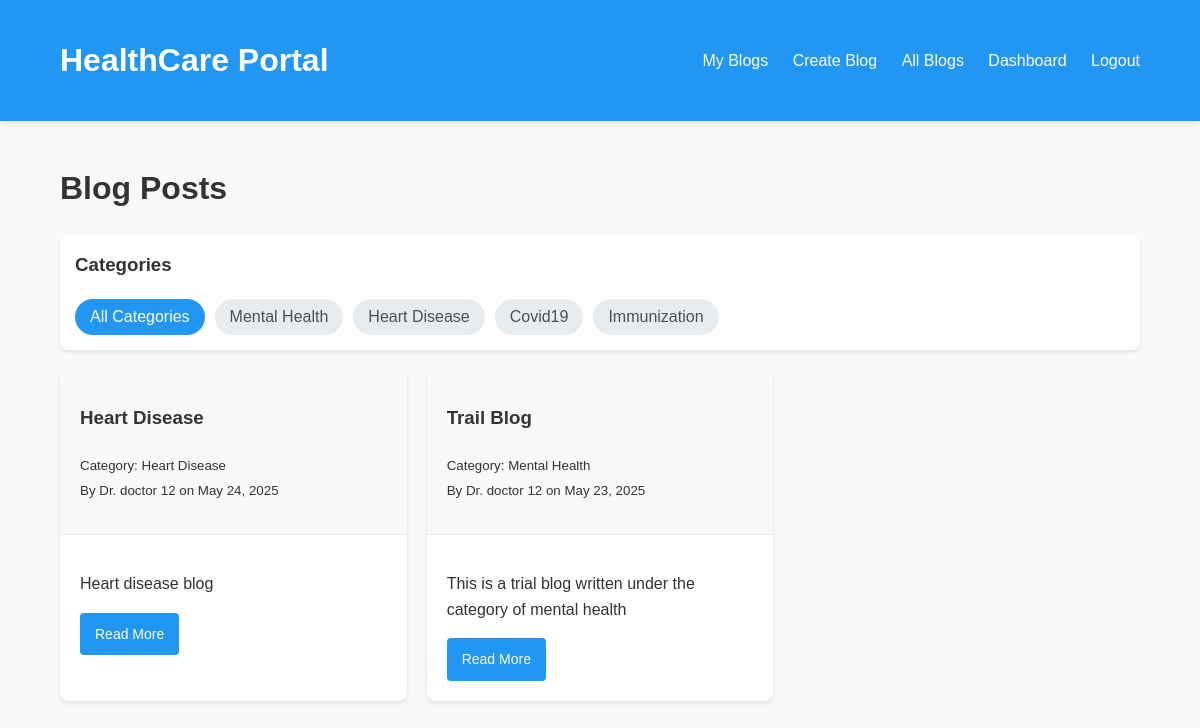
/blogs/ (signed in), run on the app's committed database.
### blog/models.py (models this page shows, shortened)
class Category(models.Model):
    name = models.CharField(max_length=100, unique=True)
    slug = models.SlugField(max_length=100, unique=True, blank=True)
    class Meta:
        verbose_name_plural = "Categories"
    def __str__(self):
        return self.name

class BlogPost(models.Model):
    title = models.CharField(max_length=200)
    image = models.ImageField(upload_to='blog_images/', blank=True, null=True)
    category = models.ForeignKey(Category, on_delete=models.SET_NULL, null=True, blank=True, related_name='blog_posts')
    summary = models.TextField()
    content = models.TextField()
    author = models.ForeignKey(
        settings.AUTH_USER_MODEL,
        on_delete=models.CASCADE,
        limit_choices_to={'user_type': 'doctor'}
    )
    is_draft = models.BooleanField(default=True)
    created_at = models.DateTimeField(auto_now_add=True)
    updated_at = models.DateTimeField(auto_now=True)

### accounts/models.py (models this page shows, shortened)
class User(AbstractUser):
    USER_TYPE_CHOICES = (
        ('patient', 'Patient'),
        ('doctor', 'Doctor'),
    )
    user_type = models.CharField(
        max_length=10,
        choices=USER_TYPE_CHOICES,
        default='patient',
    )
    first_name = models.CharField(max_length=30)
    last_name = models.CharField(max_length=30)
    profile_picture = models.ImageField(upload_to='profile_pics/', blank=True, null=True)
    address_line1 = models.CharField(max_length=100)
    city = models.CharField(max_length=50)
    state = models.CharField(max_length=50)
    pincode = models.CharField(max_length=10)

### blog/views.py (the view)
# urls.py: path('blogs/', views.patient_blog_list, name='patient_blog_list'),
@login_required
def patient_blog_list(request):
    message_list = list(messages.get_messages(request))
    for message in message_list:
        messages.add_message(request, message.level, message.message)
    categories = ensure_default_categories()
    category_slug = request.GET.get('category', '')
    if category_slug:
        category = get_object_or_404(Category, slug=category_slug)
        blogs = BlogPost.objects.filter(
            category=category,
            is_draft=False
        ).order_by('-created_at')
    else:
        blogs = BlogPost.objects.filter(is_draft=False).order_by('-created_at')
    return render(request, 'blog/patient_blog_list.html', {
        'blogs': blogs,
        'categories': categories,
        'current_category': category_slug
    })

### blog/views.py (called while the page is built, shortened)
def ensure_default_categories():
    return Category.objects.all()

### blog/templates/blog/patient_blog_list.html (shortened to what this page needs)
{% extends "blog/base.html" %}
{% block content %}
    <h1>Blog Posts</h1>
    <div class="category-filter">
        <h3 style="margin-top: 0;">Categories</h3>
        <div class="category-links">
            <a href="{% url 'patient_blog_list' %}" class="category-link {% if not current_category %}active{% endif %}">
                All Categories
            </a>
            {% for category in categories %}
                <a href="{% url 'patient_blog_list' %}?category={{ category.slug }}"
                   class="category-link {% if current_category == category.slug %}active{% endif %}">
                    {{ category.name }}
                </a>
            {% endfor %}
        </div>
    </div>
    <div style="margin-top: 20px;">
        {% if blogs %}
            <div class="blog-grid">
                {% for blog in blogs %}
                    <div class="card">
                        <div class="card-header">
                            <h3>{{ blog.title }}</h3>
                            <p>
                                <small>Category: {{ blog.category|default:"Uncategorized" }}</small><br>
                                <small>By Dr. {{ blog.author.first_name }} {{ blog.author.last_name }} on {{ blog.created_at|date:"F d, Y" }}</small>
                            </p>
                        </div>
                        <div class="card-body">
                            <p>{{ blog.summary|truncatewords:15 }}{% if blog.summary|wordcount > 15 %}...{% endif %}</p>
                            <a href="{% url 'blog_detail' blog.id %}" class="btn">Read More</a>
                        </div>
                    </div>
                {% endfor %}
            </div>
        {% else %}
            <p>No blog posts available in this category.</p>
        {% endif %}
    </div>
{% endblock %}

### blog/templates/blog/base.html (shortened to what this page needs)
<!DOCTYPE html>
<html lang="en">
<head>
</head>
<body>
    <div class="navbar">
        <div class="container">
            <div class="navbar-brand">
                <a href="{% url 'dashboard' %}" style="color: white; text-decoration: none;">
                    <h1 style="margin: 0;">HealthCare Portal</h1>
                </a>
            </div>
            <div class="navbar-links">
                {% if user.user_type == 'doctor' %}
                    <a href="{% url 'doctor_blog_list' %}">My Blogs</a>
                    <a href="{% url 'create_blog' %}">Create Blog</a>
                {% endif %}
                <a href="{% url 'patient_blog_list' %}">All Blogs</a>
                <a href="{% url 'dashboard' %}">Dashboard</a>
                <a href="{% url 'logout' %}">Logout</a>
            </div>
        </div>
    </div>    <div class="container main-content">
        {% block content %}{% endblock %}
    </div>
</body>
</html>

### blog/templates/blog/base.html (style rules this page uses)
body { font-family: 'Arial', sans-serif; line-height: 1.6; color: #333; margin: 0; padding: 0; background-color: #f8f9fa; }
.container { width: 90%; max-width: 1200px; margin: 0 auto; padding: 20px; }
.navbar { background-color: #2196f3; color: white; padding: 15px 0; box-shadow: 0 2px 5px rgba(0,0,0,0.1); }
.navbar .container { display: flex; justify-content: space-between; align-items: center; }
.navbar-links a { color: white; text-decoration: none; margin-left: 20px; }
.main-content { padding: 20px 0; }
.card { background-color: #fff; border-radius: 8px; box-shadow: 0 2px 4px rgba(0,0,0,0.1); margin-bottom: 20px; overflow: hidden; transition: transform 0.3s ease, box-shadow 0.3s ease; }
.card-header { padding: 15px 20px; background-color: #f8f9fa; border-bottom: 1px solid #e9ecef; }
.card-body { padding: 20px; }
.blog-grid { display: grid; grid-template-columns: repeat(auto-fill, minmax(300px, 1fr)); gap: 20px; }
.btn { display: inline-block; padding: 10px 15px; background-color: #2196f3; color: white; border: none; border-radius: 4px; cursor: pointer; text-decoration: none; font-size: 14px; transition: background-color 0.3s ease; }
.category-filter { margin-bottom: 20px; padding: 15px; background-color: white; border-radius: 8px; box-shadow: 0 2px 4px rgba(0,0,0,0.1); }
.category-links { display: flex; flex-wrap: wrap; gap: 10px; }
.category-link { display: inline-block; padding: 5px 15px; background-color: #e9ecef; border-radius: 20px; text-decoration: none; color: #495057; }
.category-link.active { background-color: #2196f3; color: white; }

### data on the page
Category: name "Mental Health"
Category: name "Heart Disease"
Category: name "Covid19"
Category: name "Immunization"
BlogPost: title "Heart Disease", category "Heart Disease", author.first_name "doctor", author.last_name "12", created_at "May 24, 2025", summary "Heart disease blog"
BlogPost: title "Trail Blog", category "Mental Health", author.first_name "doctor", author.last_name "12", created_at "May 23, 2025", summary "This is a trial blog written under the category of mental health"
